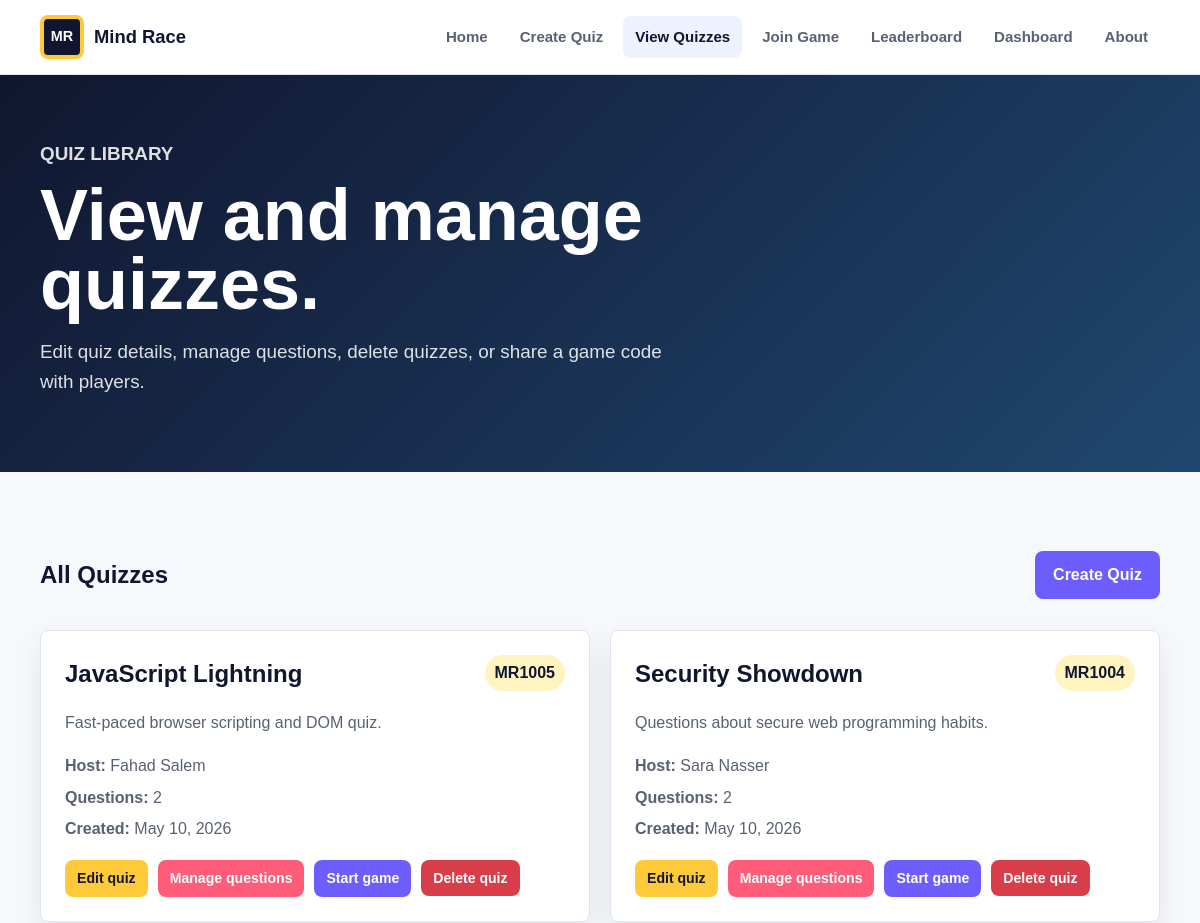
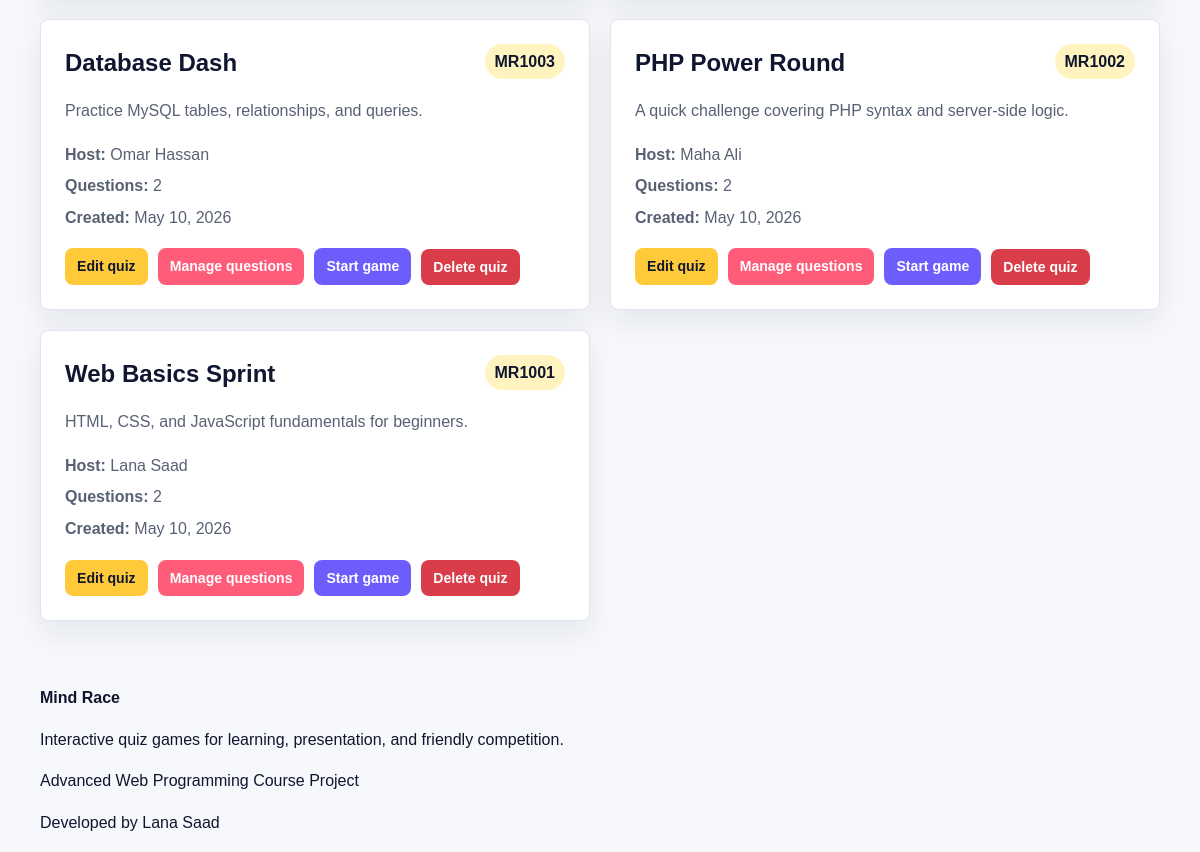
Screenshot of /view_quizzes.php with the database file from the repository (2 pictures, top to bottom).
### tables this page shows
CREATE TABLE quizzes (
    id INT AUTO_INCREMENT PRIMARY KEY,
    title VARCHAR(150) NOT NULL,
    description TEXT NOT NULL,
    host_name VARCHAR(100) NOT NULL,
    game_code VARCHAR(20) NOT NULL UNIQUE,
    created_at TIMESTAMP DEFAULT CURRENT_TIMESTAMP
);

### includes/functions.php (called while the page is built, shortened)
<?php
function e(?string $value): string
{
    return htmlspecialchars((string) $value, ENT_QUOTES, 'UTF-8');
}

### view_quizzes.php (the view, shortened to what this page needs)
<?php
require_once __DIR__ . '/includes/functions.php';
$pdo = getDbConnection();
$statement = $pdo->query(
    'SELECT quizzes.*, COUNT(questions.id) AS question_count
     FROM quizzes
     LEFT JOIN questions ON questions.quiz_id = quizzes.id
     GROUP BY quizzes.id
     ORDER BY quizzes.created_at DESC, quizzes.id DESC'
);
$quizzes = $statement->fetchAll();
require_once __DIR__ . '/includes/header.php';
?>
<section class="page-hero compact-hero">
    <div class="container">
        <p class="eyebrow">Quiz library</p>
        <h1>View and manage quizzes.</h1>
        <p>Edit quiz details, manage questions, delete quizzes, or share a game code with players.</p>
    </div>
</section>
<section class="section">
    <div class="container">
        <div class="panel-heading">
            <h2>All Quizzes</h2>
            <a class="btn btn-primary" href="create_quiz.php">Create Quiz</a>
        </div>
        <div class="quiz-grid">
            <?php foreach ($quizzes as $quiz): ?>
                <article class="quiz-card">
                    <div class="quiz-top">
                        <h2><?= e($quiz['title']); ?></h2>
                        <span class="code-pill"><?= e($quiz['game_code']); ?></span>
                    </div>
                    <p><?= e($quiz['description']); ?></p>
                    <ul class="meta-list">
                        <li><strong>Host:</strong> <?= e($quiz['host_name']); ?></li>
                        <li><strong>Questions:</strong> <?= e((string) $quiz['question_count']); ?></li>
                        <li><strong>Created:</strong> <?= e(date('M d, Y', strtotime($quiz['created_at']))); ?></li>
                    </ul>
                    <div class="actions">
                        <a class="btn btn-small btn-light" href="edit_quiz.php?id=<?= e((string) $quiz['id']); ?>">Edit quiz</a>
                        <a class="btn btn-small btn-secondary" href="manage_questions.php?quiz_id=<?= e((string) $quiz['id']); ?>">Manage questions</a>
                        <a class="btn btn-small btn-primary" href="join_game.php?game_code=<?= e($quiz['game_code']); ?>">Start game</a>
                        <form method="post" action="delete_quiz.php">
                            <button class="btn btn-small btn-danger" type="submit" data-confirm="Delete this quiz and its questions?">Delete quiz</button>
                        </form>
                    </div>
                </article>
            <?php endforeach; ?>
        </div>
    </div>
</section>
<?php require_once __DIR__ . '/includes/footer.php'; ?>

### assets/css/style.css (style rules this page uses)
:root { --ink: #10162f; --muted: #586174; --surface: #ffffff; --surface-soft: #f6f8fb; --line: #dfe5ee; --purple: #6d5dfc; --pink: #ff5c7a; --cyan: #00a7e8; --green: #20bf7a; --yellow: #ffca3a; --danger: #d93d4a; --shadow: 0 18px 45px rgba(16, 22, 47, 0.14); }
* { box-sizing: border-box; }
body { margin: 0; color: var(--ink); background: var(--surface-soft); font-family: Arial, Helvetica, sans-serif; line-height: 1.6; }
a { color: inherit; text-decoration: none; }
.container { width: min(1120px, calc(100% - 32px)); margin: 0 auto; }
.hero h1, .page-hero h1 { margin: 0; font-size: clamp(3rem, 8vw, 6.4rem); line-height: 0.95; letter-spacing: 0; }
.hero-text, .page-hero p { max-width: 640px; font-size: 1.18rem; color: rgba(255, 255, 255, 0.86); }
.eyebrow { margin: 0 0 12px; color: var(--yellow); font-weight: 800; letter-spacing: 0; text-transform: uppercase; }
.section { padding: 64px 0; }
.feature-grid, .content-grid, .stat-grid, .quiz-grid, .answer-grid { display: grid; gap: 20px; }
.quiz-grid { grid-template-columns: repeat(2, 1fr); }
.feature-card, .content-block, .panel, .stat-card, .quiz-card, .leader-card { background: var(--surface); border: 1px solid var(--line); border-radius: 8px; box-shadow: 0 12px 30px rgba(16, 22, 47, 0.08); }
.feature-card, .content-block, .panel, .quiz-card, .leader-card { padding: 24px; }
.feature-card p, .content-block p, .panel p, .quiz-card p { color: var(--muted); }
.page-hero { color: #ffffff; background: linear-gradient(135deg, var(--ink), #20476f); }
.compact-hero { padding: 64px 0 56px; }
.compact-hero h1 { max-width: 850px; font-size: clamp(2.5rem, 6vw, 4.8rem); }
.btn { display: inline-flex; align-items: center; justify-content: center; min-height: 44px; padding: 11px 18px; border: 0; border-radius: 8px; font-weight: 800; cursor: pointer; transition: transform 0.18s ease, box-shadow 0.18s ease, background 0.18s ease; }
.btn-primary { color: #ffffff; background: var(--purple); }
.btn-secondary { color: #ffffff; background: var(--pink); }
.btn-light { color: var(--ink); background: var(--yellow); }
.btn-danger { color: #ffffff; background: var(--danger); }
.btn-small { min-height: 36px; padding: 7px 12px; font-size: 0.88rem; }
.panel-heading { display: flex; justify-content: space-between; gap: 16px; align-items: center; margin-bottom: 16px; }
.code-pill { display: inline-flex; padding: 5px 10px; border-radius: 999px; color: var(--ink); background: #fff4bf; font-weight: 900; }
.quiz-top { display: flex; justify-content: space-between; gap: 16px; align-items: flex-start; margin-bottom: 10px; }
.quiz-top h2 { margin: 0; }
.meta-list { display: grid; gap: 6px; margin: 18px 0; padding: 0; color: var(--muted); list-style: none; }
.actions { display: flex; gap: 10px; flex-wrap: wrap; align-items: center; }

### rows the page displays
quizzes: title "JavaScript Lightning", game_code "MR1005", description "Fast-paced browser scripting and DOM quiz.", host_name "Fahad Salem", question_count "2", created_at "May 10, 2026"
quizzes: title "Security Showdown", game_code "MR1004", description "Questions about secure web programming habits.", host_name "Sara Nasser", question_count "2", created_at "May 10, 2026"
quizzes: title "Database Dash", game_code "MR1003", description "Practice MySQL tables, relationships, and queries.", host_name "Omar Hassan", question_count "2", created_at "May 10, 2026"
quizzes: title "PHP Power Round", game_code "MR1002", description "A quick challenge covering PHP syntax and server-side logic.", host_name "Maha Ali", question_count "2", created_at "May 10, 2026"
quizzes: title "Web Basics Sprint", game_code "MR1001", description "HTML, CSS, and JavaScript fundamentals for beginners.", host_name "Lana Saad", question_count "2", created_at "May 10, 2026"

### other values shown
$label "Home"
$label "Create Quiz"
$label "View Quizzes"
$label "Join Game"
$label "Leaderboard"
$label "Dashboard"
$label "About"
